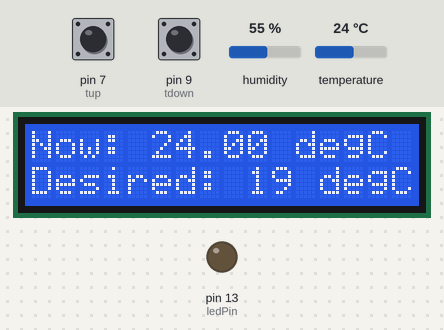
A sketch run on a simulated Arduino Uno, built with avr-gcc and run on an emulated ATmega328P. Parts: 16×2 character LCD, output pins drawn as LEDs (lit = HIGH). The inputs (shaded band) are chosen by the test bench; at power-on: pin 9 (tdown) HIGH, temperature 24 °C, pin 7 (tup) HIGH, humidity 55 %. What the sketch prints to the serial monitor is not drawn.

Above: at 1.2 s.
1.3 s: pin 9 (tdown) pulled LOW for 3.2 s
At 5.1 s:
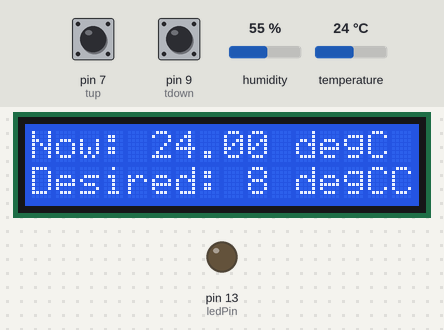
6.2 s: temperature set to 12 °C
At 6.7 s:
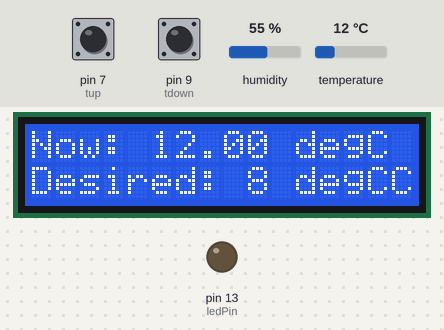
7.7 s: pin 7 (tup) pulled LOW for 3.2 s
At 11.6 s:
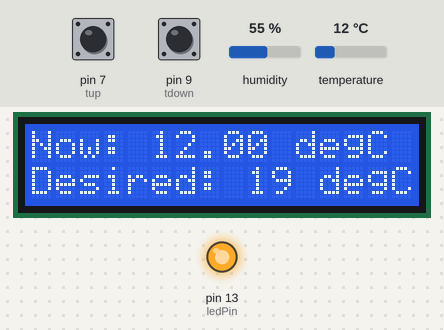
12.4 s: pin 7 (tup) pulled LOW for 0.35 s
At 13.7 s:
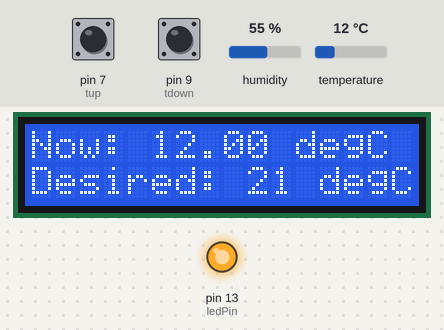
14.5 s: temperature set to 19 °C
At 15.4 s:
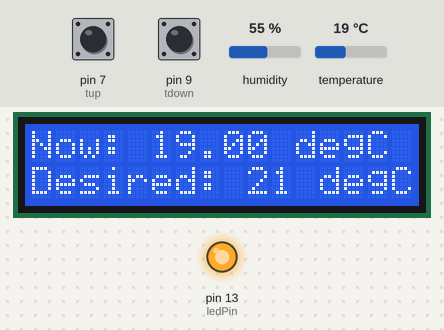
16.1 s: pin 9 (tdown) pulled LOW for 0.35 s
At 17.9 s:
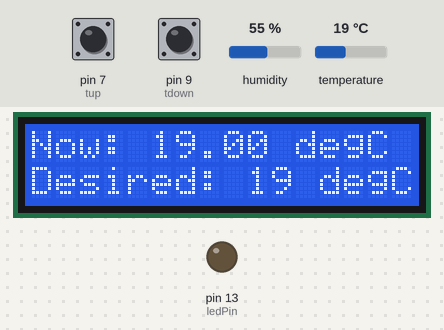
Timing chart, 0 to 19.2 s (numbered marks = the images above; inputs shaded):
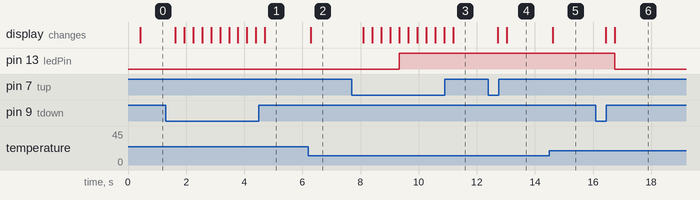

The sketch:

thermostat_complex.ino
```cpp
#include <LiquidCrystal_I2C.h>
#include <dht.h>

#define tempPin A0
int tup = 7; //Temp up button
int tdown = 9; //Temp down button
boolean lightMe; //Light up LED
float temp; //Raw temp value
float settemp; //Desired temp
int defC = 19; //Default Cel.
int upstate = 0; //Temp up button state
int downstate = 0; //Temp down button state
int ledPin = 13; //LED's pin

LiquidCrystal_I2C lcd(0x27,  16, 2);
dht DHT;

void setup() {
  Serial.begin (9600);
  lcd.init();
  lcd.backlight();
  lcd.setCursor(0, 0);
  lcd.print("hello, world!");
  pinMode(tup, INPUT);
  pinMode(tdown, INPUT);
  pinMode(ledPin, OUTPUT);
}

void loop() {
  upstate = digitalRead(tup); //Read state of temp up
  downstate = digitalRead(tdown); //Read state of temp down

	int readData = DHT.read11(tempPin);
  Serial.print(readData);
  float t = DHT.temperature;        // Read temperature
  temp = t; //Calculate temp in C


  if (upstate == LOW) { //if up button is pressed,
    defC = defC + 1; //Raise desired C by 1
  }
  if (downstate == LOW) { //if down button is pressed
    defC = defC - 1; //lower desired C by 1
  }

  lcd.setCursor(0, 0);
  lcd.print("Now: ");
  lcd.print (t);  // Print the current temp in f
  lcd.print (" degC");
  delay(255);

  lcd.setCursor (0, 1); // set the cursor to 0,1
  lcd.print ("Desired: "); // Print set to and your ideal temperature in f
  lcd.print (defC);
  lcd.print (" degC");

  lightUp(temp, defC); //run custom light up command

  if (lightMe == true) { //if light up is true
    // Serial.print("Lighted led!");
    digitalWrite(ledPin, HIGH); //turn on LED
  } else if (lightMe == false) { //otherwise
    Serial.print("Optimal temperature!");
    digitalWrite(ledPin, LOW); //turn off LED
  }

}

boolean lightUp(float act, int desC) { //Decides if LED should light up, imports current temp, desired C
  // Serial.print(act);
  // Serial.print(desC);
  if (act < desC) { //if the actual is less than the desired C value
    lightMe = true; //Turn on the LED
  } else { //otherwise
    lightMe = false; //Turn the LED off
  }
  return lightMe; //return that value
}
```

Measured:
- after the input at 1.3 s, the display: first changes after 0.32 s (image 1 shows a later state)
- after the input at 6.2 s, the display: changes after 0.09 s (image 2)
- after the input at 7.7 s, pin 13 (ledPin): LOW → HIGH after 1.6 s; the display: first changes after 0.40 s (image 3 shows a later state)
- after the input at 12.4 s, the display: first changes after 0.33 s (image 4 shows a later state)
- after the input at 14.5 s, the display: changes after 0.12 s (image 5)
- after the input at 16.1 s, pin 13 (ledPin): HIGH → LOW after 0.64 s; the display: first changes after 0.34 s (image 6 shows a later state)
